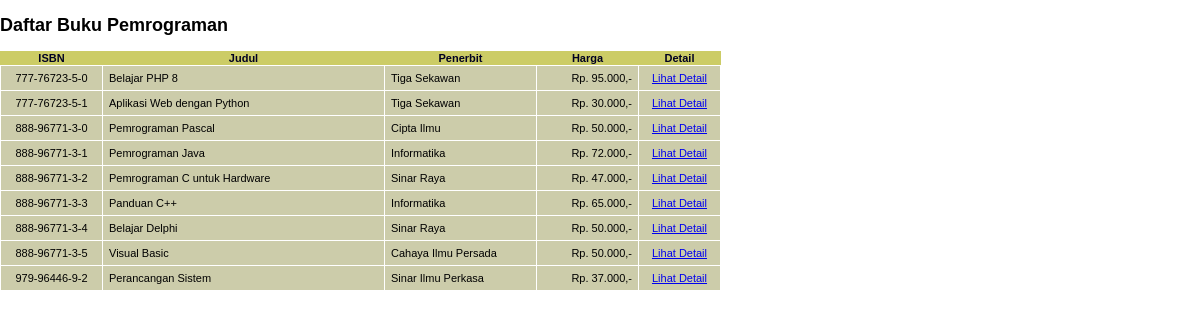
/daftar_buku.php?kat=4, run on the app's committed database.
### tables this page shows
CREATE TABLE `kategori` (
  `kategori_id` int(11) NOT NULL AUTO_INCREMENT,
  `kategori_nama` varchar(25) DEFAULT NULL,
  PRIMARY KEY (`kategori_id`)
);

CREATE TABLE `buku` (
  `buku_isbn` char(13) NOT NULL,
  `buku_judul` varchar(75) DEFAULT NULL,
  `penerbit_id` char(4) DEFAULT NULL,
  `buku_tglterbit` date DEFAULT NULL,
  `buku_jmlhalaman` int(11) DEFAULT NULL,
  `buku_deskripsi` text DEFAULT NULL,
  `buku_harga` decimal(10,0) DEFAULT NULL,
  PRIMARY KEY (`buku_isbn`),
  KEY `penerbit_id` (`penerbit_id`),
  CONSTRAINT `buku_ibfk_1` FOREIGN KEY (`penerbit_id`) REFERENCES `penerbit` (`penerbit_id`)
);

CREATE TABLE `penerbit` (
  `penerbit_id` char(4) NOT NULL,
  `penerbit_nama` varchar(50) DEFAULT NULL,
  PRIMARY KEY (`penerbit_id`)
);

### fungsi.php (called while the page is built, shortened)
<?php
include "config.php";
function getKategori($id){
    global $link;
    $query = "SELECT kategori_nama FROM kategori WHERE kategori_id = $id";
    $nama_kategori = "";
    $result = mysqli_query($link, $query);
    if ($result) {
        list($nama_kategori) = mysqli_fetch_array($result);
    }
    return $nama_kategori;
}
?>

### daftar_buku.php (the view, shortened to what this page needs)
<!DOCTYPE html>
<html lang="en">
<head>
    <link rel="stylesheet" href="css/framelayout.css">
</head>
<body>
<?php
include "config.php";
include "fungsi.php";
$id_kategori = $_GET['kat'];
$nama_kategori = getKategori($id_kategori);
?>
<h2>Daftar Buku <?php echo "$nama_kategori"; ?></h2>
<?php
$query = "SELECT
a.buku_isbn,
a.buku_judul,
b.penerbit_nama,
a.buku_harga
FROM
buku a,
penerbit b,
link_buku_kategori c
WHERE
a.penerbit_id = b.penerbit_id AND
a.buku_isbn = c.buku_isbn AND
c.kategori_id = $id_kategori";
$result = mysqli_query($link, $query);
if ($result) { ?>
<table class="buku">
    <tr>
        <th width="100">ISBN</th>
        <th width="280">Judul</th>
        <th width="150">Penerbit</th>
        <th width="100">Harga</th>
        <th width="80">Detail</th>
    </tr>
    <?php
    while ($row = mysqli_fetch_array($result)) { ?>
    <tr>
        <td> <?php echo $row[0];?> </td>
        <td align="left"> <?php echo $row[1];?> </td>
        <td align="left"> <?php echo $row[2];?> </td>
        <td align="right"> <?php echo "Rp. " . number_format($row[3],0,'','.') . ",-" ;?> </td>
        <td > <a href="detail_buku.php?isbn=<?php echo $row[0]; ?> ">Lihat Detail</a> </td>
    </tr>
    <?php
    }
    ?>
</table>
<?php
}
?>
</body>
</html>

### css/framelayout.css (style rules this page uses)
body, html { margin: 0; padding: 0; color: #000; background: #fff; font: 12px Verdana, Arial, Helvetica, sans-serif; }
table.buku { text-align: center; font-family: Verdana, Geneva, Tahoma, sans-serif; font-weight: normal; font-size: 11px; color: #002; background-color: #cc6; border: 0px; border-collapse: collapse; border-spacing: 0px; }
table.buku td { background-color: #cca; color: #000; padding: 6px; border: 1px #fff solid; }

### data on the page
kategori: kategori_nama "Pemrograman"
buku: buku_isbn "777-76723-5-0", buku_judul "Belajar PHP 8", penerbit.penerbit_nama "Tiga Sekawan", buku_harga "95.000"
buku: buku_isbn "777-76723-5-1", buku_judul "Aplikasi Web dengan Python", penerbit.penerbit_nama "Tiga Sekawan", buku_harga "30.000"
buku: buku_isbn "888-96771-3-0", buku_judul "Pemrograman Pascal", penerbit.penerbit_nama "Cipta Ilmu", buku_harga "50.000"
buku: buku_isbn "888-96771-3-1", buku_judul "Pemrograman Java", penerbit.penerbit_nama "Informatika", buku_harga "72.000"
buku: buku_isbn "888-96771-3-2", buku_judul "Pemrograman C untuk Hardware", penerbit.penerbit_nama "Sinar Raya", buku_harga "47.000"
buku: buku_isbn "888-96771-3-3", buku_judul "Panduan C++", penerbit.penerbit_nama "Informatika", buku_harga "65.000"
buku: buku_isbn "888-96771-3-4", buku_judul "Belajar Delphi", penerbit.penerbit_nama "Sinar Raya", buku_harga "50.000"
buku: buku_isbn "888-96771-3-5", buku_judul "Visual Basic", penerbit.penerbit_nama "Cahaya Ilmu Persada", buku_harga "50.000"
buku: buku_isbn "979-96446-9-2", buku_judul "Perancangan Sistem", penerbit.penerbit_nama "Sinar Ilmu Perkasa", buku_harga "37.000"
